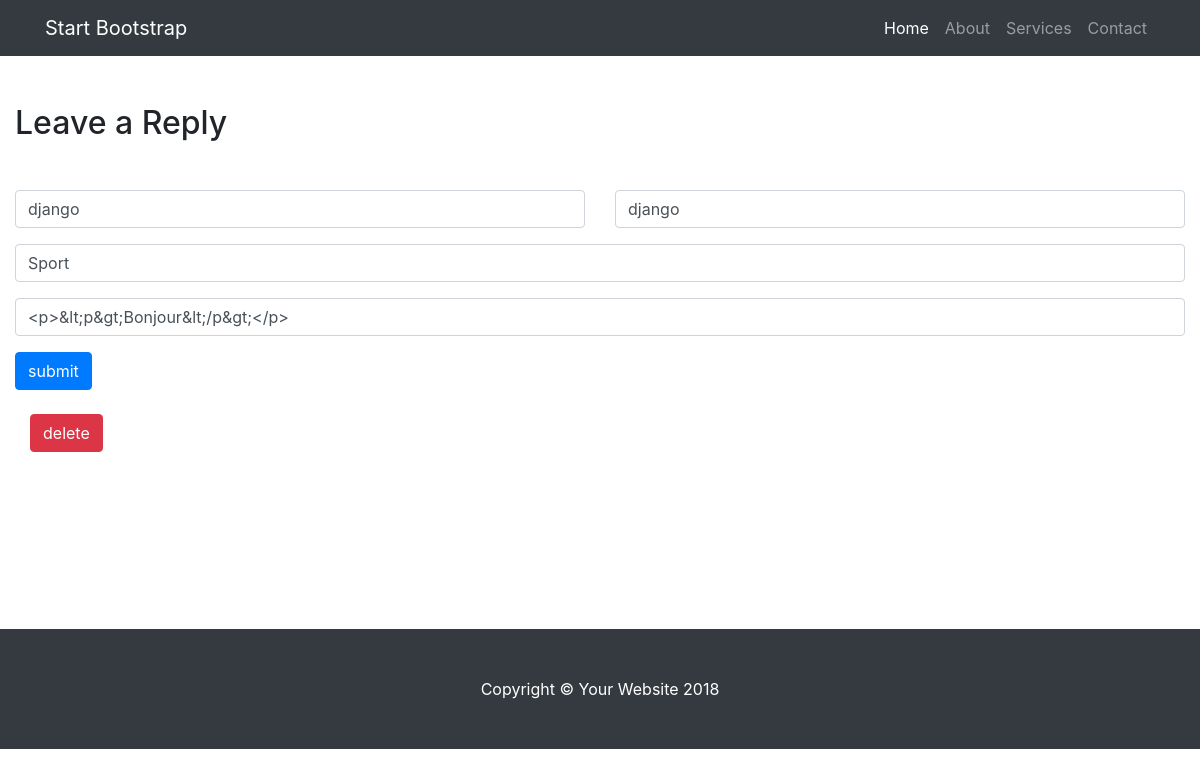
The app's page /edit_post/10 with its own data.
### blog/models.py (models this page shows, shortened)
class Blog(models.Model):
    date_ajout = models.DateTimeField(auto_now_add=True,blank=True, null=True)
    image = models.ImageField(upload_to ="images/",blank=True, null=True)
    title = models.CharField(max_length=100, unique=True)
    slug = models.SlugField(max_length=100, unique=True)
    resume = models.TextField(blank=True, null=True)
    body = RichTextUploadingField(blank=True, null=True)
    posted = models.DateField(db_index=True, auto_now_add=True)
    category = models.ForeignKey('blog.Category',on_delete = models.CASCADE)
    utilisateur = models.ForeignKey(User,on_delete = models.CASCADE,blank=True, null=True)
    class Meta:
        ordering = ["posted", "title"]

class Category(models.Model):
    title = models.CharField(max_length=100, db_index=True)
    slug = models.SlugField(max_length=100, db_index=True)
    def __str__(self):
        return self.title

### blog/views.py (the view)
# urls.py: path('edit_post/<blog_id>', views.edit_post, name='edit_post'),
def edit_post(request,blog_id):
    if request.method == 'POST':
        current_post = Blog.objects.get(pk=blog_id)
        form = BlogForm(request.POST or None,instance=current_post)
        if form.is_valid():
            form.save()
            messages.success(request, 'post a ete edite avec succes :')
            return redirect('home')
        else :
            messages.success(request, 'erreur d\'edition post:')
            return render(request,'blog/edit_post.html')
    else:
        get_post = Blog.objects.get(pk=blog_id)
        context ={'get_post':get_post}
        return render (request,'blog/edit_post.html',context)

### blog/templates/blog/edit_post.html (shortened to what this page needs)
{% extends 'blog/baseadmin.html'%}
{% block content %}
  {% if get_post %}
  <div class="row" >
<form method="post">
  <div id="comments" class="comments-area">
                                  <div id="respond" class="comment-respond">
                                      <h2 id="reply-title" class="comment-reply-title mt-5 mb-5">Leave a Reply</h2>
                                          <div class="row">
                                              <div class="col-md-6">
                                                  <div class="form-group">
                                                    <input type="text" class="form-control" placeholder="titre" value="{{ get_post.title }}">
                                                  </div>
                                              </div>
                                              <div class="col-md-6">
                                                  <div class="form-group">
                                                      <input type="text" class="form-control" placeholder="slug" value="{{ get_post.slug}}">
                                                  </div>
                                              </div>
                                              <div class="col-md-12">
                                                  <div class="form-group">
                                                      <input type="text" class="form-control" placeholder="category" value="{{ get_post.category}}">
                                                  </div>
                                              </div>
                                              <div class="col-md-12">
                                                  <div class="form-group">
                                                    <input type="texterea" class="form-control" placeholder="body" value="{{ get_post.body}}">
                                                  </div>
                                              </div>
                                              <div class="col-md-12">
                                                  <div class="form-group from-submit">
                                                      <button type="submit" class="btn btn-primary mb-2">submit</button>
                                                  </div>
                                              </div>
                                          </div>
                                  </div>
                              </div>
</form>
</div>
<form class="" action="{% url 'delete' get_post.id %}" method="post">
<button type="submit" class="btn btn-danger mb-2">delete</button>
</form>
{% endif %}
{% endblock %}

### static/css/blog-home.css (style rules this page uses)
body { padding-top: 54px; }
@media (min-width: 992px) { body { padding-top: 56px; } }

### records on screen
Blog: title "django", slug "django", category "Sport", body "<p>&lt;p&gt;Bonjour&lt;/p&gt;</p>"
